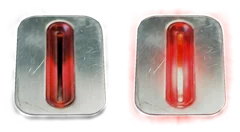
#> input picture assets/img/slot.webp, 240 x 132 px, given in place of hero-a.jpg, which was not available
$ python grade.py ../../../../assets/img
#> lines starting #> are read from the running program, lines starting #| are printed output that depends on the picture
"""Grade the generated photographs for 이슥 and export them into works/lamp/img/ (dev tool, not deployed).

    python -I design/works/lamp/scripts/grade.py <raw dir>

<raw dir> holds the untouched Gemini outputs (IMAGES.md lists them). Every photograph sits on the
page's room black #0B0C0E, so its own black is matched to that value exactly:
  1. the backdrop is estimated (quadratic fit over dark, flat pixels, or a per-row profile where the
     table meets the backdrop) and subtracted, with a short toe so the backdrop reaches 0;
  2. the result is "screened" with the room colour, so 0 becomes #0B0C0E and highlights are kept;
  3. the outer edges are feathered into the room colour, so no frame edge can show.
The desk scene is split into light layers for the dial (see INTERACTION.md):
  off.webp      the room with the lamp off (darkened), graded as above;
  l2700/l4000/l5600.webp   on(T) - off, clipped at 0. The page draws off + b * light(T) with
  canvas 'lighter' compositing, so b = 1 reproduces the lit photograph exactly.
"""
import os
import sys

import numpy as np
from PIL import Image

RAW = sys.argv[1]
ROOT = os.path.abspath(os.path.join(os.path.dirname(__file__), '..', '..', '..', '..'))
OUT = os.path.join(ROOT, 'works', 'lamp', 'img')
os.makedirs(OUT, exist_ok=True)
ROOM = np.array([11, 12, 14], dtype=np.float32)


def load(name):
#> called with name = 'hero-a.jpg'
    return np.asarray(Image.open(os.path.join(RAW, name)).convert('RGB')).astype(np.float32)
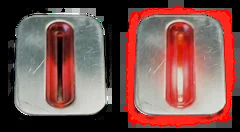
#> returned value: shape (132, 240, 3) float32; mean of channels 0, 1, 2 122.3, 84.1, 79.7; drawn as R, G, B


def lum(a):
    return a[..., 0] * 0.2126 + a[..., 1] * 0.7152 + a[..., 2] * 0.0722


def quad_bg(a, thresh):
    """Quadratic surface per channel fitted to dark, flat pixels."""
    h, w, _ = a.shape
    y = lum(a)
    gy, gx = np.gradient(y)
    mask = (y < thresh) & (np.hypot(gx, gy) < 1.5)
    ys, xs = np.nonzero(mask[::4, ::4])
    ys, xs = ys * 4, xs * 4
    X = xs / w - 0.5
    Y = ys / h - 0.5
    A = np.stack([np.ones_like(X), X, Y, X * X, X * Y, Y * Y], 1)
    gx_, gy_ = np.meshgrid(np.arange(w) / w - 0.5, np.arange(h) / h - 0.5)
    B = np.stack([np.ones_like(gx_), gx_, gy_, gx_ * gx_, gx_ * gy_, gy_ * gy_], -1)
    bg = np.zeros_like(a)
    for c in range(3):
        coef, *_ = np.linalg.lstsq(A, a[ys, xs, c], rcond=None)
        bg[..., c] = B @ coef
    return bg


def row_bg(a, x0, x1):
    """Per-row backdrop from a strip that holds only backdrop/table (handles the horizon step)."""
#> called with x0 = 0, x1 = 260
    prof = np.median(a[:, x0:x1], axis=1)  # h x 3
#> prof = 132 rows, first 8: [0, 0, 0], [0, 0, 0], [0, 0, 0], [0, 0, 0], [0, 0, 0], [0, 0, 0], [0, 0, 0], [0, 0, 0]
    k = 15
    pad = np.pad(prof, ((k, k), (0, 0)), mode='edge')
#> pad = 162 rows, first 8: [0, 0, 0], [0, 0, 0], [0, 0, 0], [0, 0, 0], [0, 0, 0], [0, 0, 0], [0, 0, 0], [0, 0, 0]
    sm = np.stack([np.convolve(pad[:, c], np.ones(2 * k + 1) / (2 * k + 1), mode='valid') for c in range(3)], 1)
#> sm = 132 rows, first 8: [36.31, 11.05, 9.37], [41.31, 15.39, 13.63], [44.9, 18.84, 16.9], [48.48, 22.27, 20.19], [52.11, 25.79, 23.52], [55.66, 29.39, 26.85], [59.31, 33.05, 30.32], [62.77, 36.39, 33.53]
    return np.repeat(sm[:, None, :], a.shape[1], axis=1)
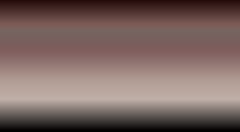
#> returned value: shape (132, 240, 3) float64; mean of channels 0, 1, 2 123.2, 102.1, 97.9; drawn as R, G, B


def toe(x, t):
    """0 below 0, smooth start up to t, identity-shifted above."""
#> called with t = 3
    x = np.maximum(x, 0)
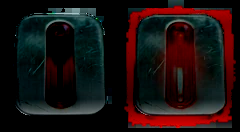
#> x: shape (132, 240, 3) float64; mean of channels 0, 1, 2 27.4, 16.5, 16.1; drawn as R, G, B
    return np.where(x < 2 * t, x * x / (4 * t), x - t)


def screen_room(a):
    return ROOM + a * (1 - ROOM / 255.0)
#> `desk = g[:, 700:2528]`: desk = empty array


def feather(a, frac=(0.05, 0.05, 0.05, 0.05), target=None):
    """Blend the outer band (left, top, right, bottom fractions) into target (default room)."""
#> called with a = array of shape (132, 0, 3), frac = (0.1, 0.04, 0.03, 0.06)
    h, w, _ = a.shape
#> h = 132; w = 0
    xs = np.arange(w) / w
#> xs = empty array
    ys = np.arange(h) / h
#> ys = 132 values from 0 to 0.992
    l, t, r, b = frac

    def ss(e0, e1, x):
#> called with e0 = 0, e1 = 0.1, x = array of shape (0,)
        k = np.clip((x - e0) / max(e1 - e0, 1e-6), 0, 1)
#> k = empty array
        return k * k * (3 - 2 * k)
    mx = (ss(0, l, xs) if l else 1) * (ss(0, r, 1 - xs) if r else 1)
#> mx = empty array
    my = (ss(0, t, ys) if t else 1) * (ss(0, b, 1 - ys) if b else 1)
    m = (my[:, None] * mx[None, :])[..., None]
#> m = empty array
    tgt = ROOM if target is None else target
    return a * m + tgt * (1 - m)


def save(a, name, widths, q=80, alpha=None):
#> called with a = array of shape (132, 0, 3), name = 'hero', q = 80
    im = Image.fromarray(np.clip(a + 0.5, 0, 255).astype(np.uint8))
    if alpha is not None:
        im.putalpha(Image.fromarray(np.clip(alpha * 255 + 0.5, 0, 255).astype(np.uint8)))
    for w in widths:
        h = round(im.height * w / im.width)
        out = os.path.join(OUT, f'{name}-{w}.webp')
        im.resize((w, h), Image.LANCZOS).save(out, 'WEBP', quality=q, method=6)
        print(f'{name}-{w}.webp {w}x{h} {os.path.getsize(out) // 1024} KB')
#> this loop made 1 pass
#> w on pass 1: 1600


def on_black(a, bg, t=3.0):
    return screen_room(toe(a - bg, t))


# Hero: lamp on black. Backdrop/table from the left strip (pure backdrop).
hero = load('hero-a.jpg')
g = on_black(hero, row_bg(hero, 0, 260) + 1.5)
desk = g[:, 700:2528]           # lamp + its pool, room for the title on the left of the page
#> (the run stopped early here; a loop or call above may not have finished)
